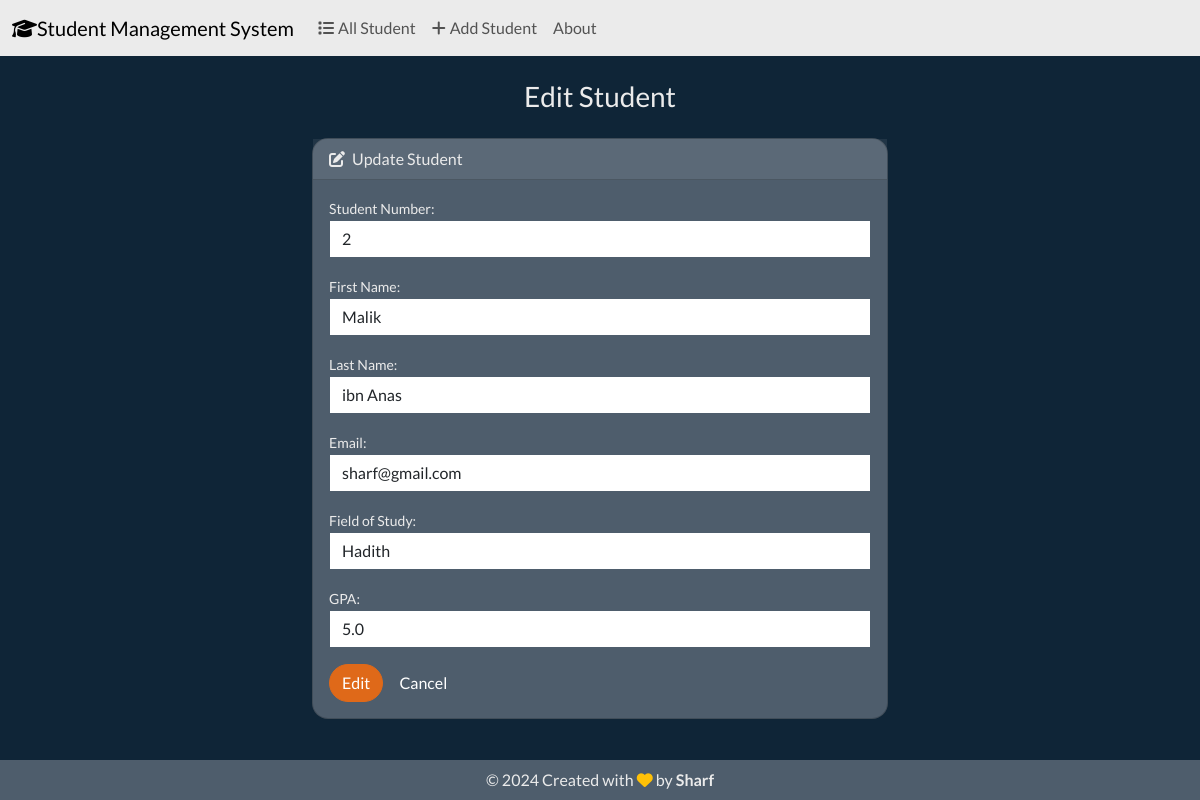
The page /edit/3 on the database its author committed.
### students/models.py (models this page shows, shortened)
class Student(models.Model):
    student_number = models.PositiveIntegerField()
    first_name = models.CharField(max_length=50)
    last_name = models.CharField(max_length=50)
    email = models.EmailField(max_length=100)
    field_of_study = models.CharField(max_length=50)
    gpa = models.FloatField()

### students/views.py (the view)
# urls.py: path('edit/<int:id>', views.edit, name='edit'),
def edit(request, id):
    if request.method == 'POST':
        student = Student.objects.get(pk = id)
        form = StudentForm(request.POST, instance = student)
        if form.is_valid():
            form.save()
            return render(request, 'students/edit.html', {
                'form': form,
                'success': True,
            })
    else:
      student = Student.objects.get(pk = id)
      form = StudentForm(instance=student)
    return render(request, 'students/edit.html', {
                'form': form,
            })

### students/forms.py
class StudentForm(forms.ModelForm):
  class Meta:
    model = Student
    fields = ['student_number', 'first_name', 'last_name', 'email', 'field_of_study', 'gpa']
    labels = {
      'student_number': 'Student Number',
      'first_name': 'First Name',
      'last_name': 'Last Name',
      'email': 'Email',
      'field_of_study': 'Field of Study',
      'gpa': 'GPA'
    }
    widgets = {
      'student_number': forms.NumberInput(attrs={'class': 'form-control'}),
      'first_name': forms.TextInput(attrs={'class': 'form-control'}),
      'last_name': forms.TextInput(attrs={'class': 'form-control'}),
      'email': forms.EmailInput(attrs={'class': 'form-control'}),
      'field_of_study': forms.TextInput(attrs={'class': 'form-control'}),
      'gpa': forms.NumberInput(attrs={'class': 'form-control'}),
    }

### students/templates/students/edit.html (shortened to what this page needs)
{% extends "students/base.html" %}
{% block body %}
    <h3 class = "text-center m-4">Edit Student </h3>
    {% if success %}
        <div class = alert alert-success" role = "alert">
            The student is updated successfully,
            <a href = "{% url 'index' %}" class = "alert-link"> Go to Home Page.</a>
        </div>
    {% else %}
    <div class="row justify-content-center rounded-4">
        <div class="col-6">
            <div class="card mb-3 rounded-4">
                <div class="card-header">
                    <i class="fa-solid fa-pen-to-square me-1"></i>
                    Update Student
                </div>
                <div class="card-body">
                  <form action="" method="POST">
                    {{ form.as_p }}
                    <button type="submit" class ="rounded-5 btn btn-primary">Edit</button>
                    <a href="{% url 'index' %}" class = "btn btn-secondary">Cancel</a>
                </form>
                </div>
              </div>
        </div>
    </div>
    {% endif %}
{% endblock %}

### rows shown on the page
Student: student_number "2", first_name "Malik", last_name "ibn Anas", email "sharf@gmail.com", field_of_study "Hadith", gpa "5.0"
